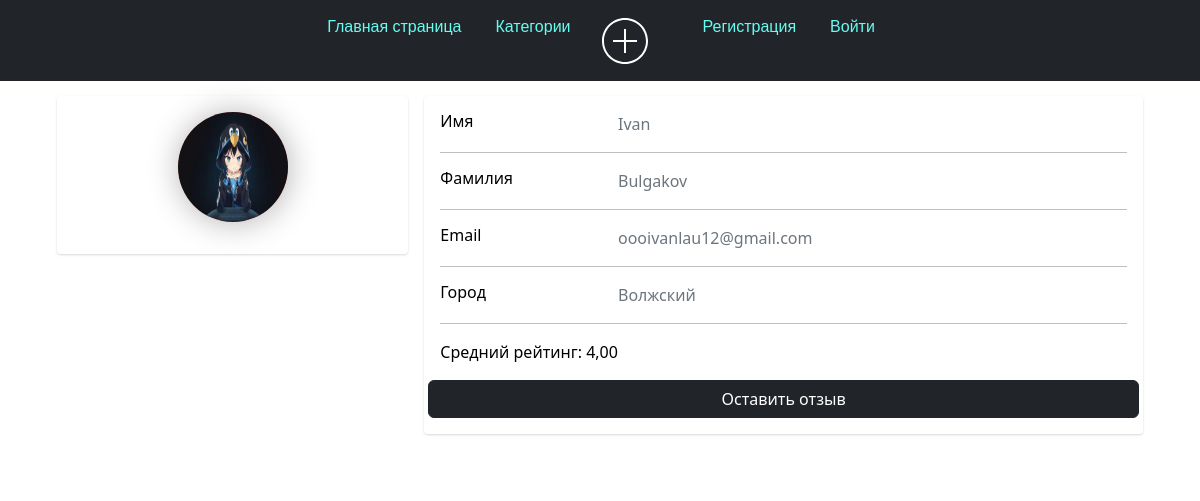
The page /me/profile_user/2/ on the database its author committed.
### user_profile/models.py (models this page shows)
class Profile(models.Model):
    user = models.OneToOneField(User, null=True, blank=True, on_delete=models.CASCADE)
    first_name = models.CharField(max_length=100)
    last_name = models.CharField(max_length=100)
    email = models.EmailField()
    telegram_url = models.URLField(blank=True, null=True)
    youtube_url = models.URLField(blank=True, null=True)
    vk_url = models.URLField(blank=True, null=True)
    profile_picture = models.ImageField("Изображения", default="profile_pictures/default_profile_picture.jpg",
                                        null=True,
                                        blank=True, upload_to='media/profile_pictures')
    city = models.CharField(max_length=100)
    def __str__(self):
        return self.user.username

### user_profile/views.py (the view)
# urls.py: path('me/', include('user_profile.urls')),
def user_profile(request, id):
    user = get_object_or_404(User, id=id)
    profile = user.profile
    reviews = Comment.objects.filter(profile=profile).order_by('-created_at')
    average_stars = reviews.aggregate(Avg('stars'))['stars__avg']
    form = ProfileForm(instance=profile)
    if request.method == 'POST':
        form = ProfileForm(request.POST, request.FILES, instance=profile)
        if form.is_valid():
            form.save()
            return redirect('user_home')
    context = {'form': form, 'profile': profile, 'reviews': reviews, 'average_stars': average_stars}
    return render(request, 'user_profile.html', context)

### user_profile/templates/user_profile.html (shortened to what this page needs)
{% extends 'tasks_app/layout.html' %}
{% block content %}
<div class="container">
    <div class="main-body">
          <div class="row gutters-sm">
            <div class="col-md-4 mb-3">
              <div class="card">
                <div class="card-body">
                  <div class="d-flex flex-column align-items-center text-center">
           <img class="profile-pic" src="{{ form.profile_picture.value.url }}" alt="logo">
                  </div>
                </div>
              </div>
            </div>
            <div class="col-md-8">
              <div class="card mb-3">
                <div class="card-body">
                  <div class="row">
                    <div class="col-sm-3">
                      <h6 class="mb-0">Имя</h6>
                    </div>
                    <div class="col-sm-9 text-secondary">
                        {% if form.first_name.value %}
                            {{ form.first_name.value }}
                        {% else %}
                            PUSTO
                        {% endif %}
                    </div>
                  </div>
                  <hr>
                  <div class="row">
                    <div class="col-sm-3">
                      <h6 class="mb-0">Фамилия</h6>
                    </div>
                    <div class="col-sm-9 text-secondary">
                    {{ form.last_name.value }}
                    </div>
                  </div>
                  <hr>
                  <div class="row">
                    <div class="col-sm-3">
                      <h6 class="mb-0">Email</h6>
                    </div>
                    <div class="col-sm-9 text-secondary">
                        {{ form.email.value }}
                    </div>
                  </div>
                  <hr>
                  <div class="row">
                    <div class="col-sm-3">
                      <h6 class="mb-0">Город</h6>
                    </div>
                    <div class="col-sm-9 text-secondary">
                      {{ form.city.value }}
                    </div>
                  </div>
                  <hr>
                  <p>Средний рейтинг:  {{ average_stars|floatformat:'2'|default:"Нет отзывов" }}</p>
                  <div class="row">
                      {% if user.username != profile.user.username %}
                          <a class="btn btn-dark" href="{% url 'add_comment' profile.user.id %}">Оставить отзыв</a>
                      {% endif %}
                  </div>
                </div>
              </div>
<details>
    <summary style="color: #fff;">Отзывы</summary>
  </details>
                    </div>
                  </div>
                </div>
              </div>
{% endblock %}

### tasks_app/static/tasks_app/css/tasks_app.css (style rules this page uses)
html, body { width: 100%; height:100%; }
body { background: #0B0C10; }
.card { background-color: var(--var-bgcolor); color: var(--var-fontcolor); }
:root { --var-bgcolor: #fff; --var-fontcolor: #000; }
body { background-color: var(--var-bgcolor); color: var(--var-fontcolor); }

### user_profile/templates/user_profile.html (style rules this page uses)
body { margin-top:20px; color: #1a202c; text-align: left; margin-top: 0; }
.profile-pic { height: 110px; width: 110px; background: linear-gradient(90deg, #ff9966, #ff5e62); z-index: 10; box-shadow: 1px 1px 2rem rgba(0, 0, 0, 0.3); border-radius: 100%; left: -10%; top: -13%; display: flex; align-items: center; justify-content: center; }
.main-body { padding: 15px; }
.card { box-shadow: 0 1px 3px 0 rgba(0,0,0,.1), 0 1px 2px 0 rgba(0,0,0,.06); }
.card { position: relative; display: flex; flex-direction: column; min-width: 0; word-wrap: break-word; background-clip: border-box; border: 0 solid rgba(0,0,0,.125); border-radius: .25rem; }
.card-body { flex: 1 1 auto; min-height: 1px; padding: 1rem; }
.gutters-sm { margin-right: -8px; margin-left: -8px; }
.gutters-sm>.col, .gutters-sm>[class*=col-] { padding-right: 8px; padding-left: 8px; }
.mb-3, .my-3 { margin-bottom: 1rem!important; }
p { margin-top: 12px; }
a { text-decoration: none; color: #333; }
.card { background-color: var(--var-bgcolor); color: var(--var-fontcolor); }
:root { --var-bgcolor: #fff; --var-fontcolor: #000; }

### rows shown on the page
Profile: first_name.value "Ivan", last_name.value "Bulgakov", email.value "oooivanlau12@gmail.com", city.value "Волжский"

### other values the page prints
{{ average_stars|floatformat:'2'|default:"Нет отзывов" }} "4,00"
